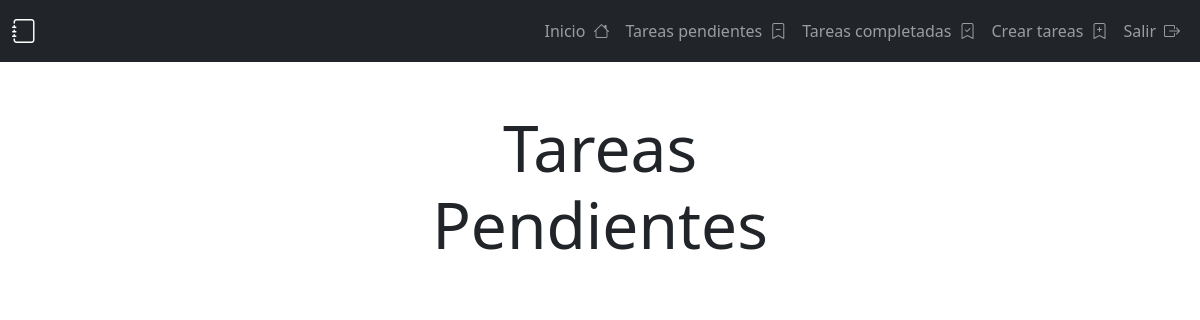
Page /tasks/ (signed in) on the earlier database version.
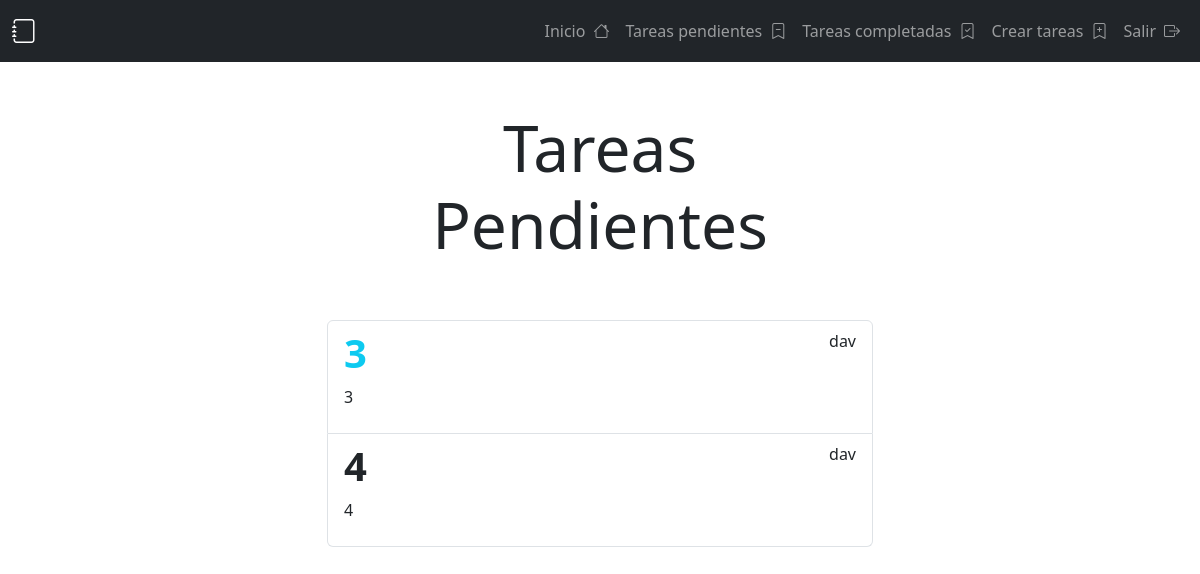
Same page on the later database version.
### taks/models.py (models this page shows, shortened)
class Task(models.Model):
    class CategoryChoices(models.TextChoices):
        WORK = 'WRK', 'Trabajo'
        STUDY = 'STD', 'Estudio'
        PERSONAL = 'PER', 'Personal'
        OTHER = 'OTH', 'Otro'
    title = models.CharField(max_length=100)
    description = models.TextField(blank=True)
    created = models.DateTimeField(auto_now_add=True)
    datacompleted = models.DateTimeField(null=True, blank=True)
    important = models.BooleanField(default=False)
    user = models.ForeignKey(User, on_delete=models.CASCADE)
    due_date = models.DateTimeField(null=True, blank=True)
    category = models.CharField(
        max_length=3,
        choices=CategoryChoices.choices,
        default=CategoryChoices.OTHER,
    )

### taks/views.py (the view)
# urls.py: path("tasks/",views.tasks, name="tasks"),
@login_required
def tasks(request):
    tasks = Task.objects.filter(user=request.user, datacompleted__isnull=True)
    return render(request, "tasks.html", {"tasks": tasks, "tasks_type":"Tareas Pendientes"})

### taks/templates/tasks.html (shortened to what this page needs)
{% extends "base.html" %}
{% block content %}
<main class="container">
    <div class="row">
        <div class="col-md-6 offset-md-3">
            <h1 class="text-center display-3 py-5">{{ tasks_type }}</h1>
            <ul class="list-group">
                {% for task in tasks %}
                <a class="list-group-item" href="{% url 'task_detail' task.id %}">
                        <header class="d-flex justify-content-between">
                            {% if task.important %}
                            <h1 class="fw-bold text-info">{{task.title}}</h1>
                            {% else %}
                                <h1 class="fw-bold">{{task.title}}</h1>
                            {% endif %}
                            <p>{{task.user.username}}</p>
                        </header>
                        <p>{{task.description}}</p>
                </a>
                {% endfor %}
            </ul>
        </div>
    </div>
</main>
{% endblock %}

### taks/templates/base.html (shortened to what this page needs)
<!DOCTYPE html>
<html lang="en">
<head>
    <link rel="stylesheet" href="https://cdn.jsdelivr.net/npm/bootstrap@5.3.3/dist/css/bootstrap.min.css">
    <link rel="stylesheet" href="https://cdn.jsdelivr.net/npm/bootstrap-icons@1.11.3/font/bootstrap-icons.min.css">
</head>
<body>
    <nav class="navbar navbar-expand-lg bg-dark navbar-dark">
        <div class="container-fluid">
            <a class="navbar-brand" href="/">
                <i class="bi bi-journal"></i>
            </a>
            <div class="collapse navbar-collapse" id="navbarNav">
                <ul class="navbar-nav ms-auto">
                    <li class="nav-item">
                        <a href="/" class="nav-link">Inicio
                            <i class="bi bi-house"></i>
                        </a>
                    </li>
                    {% if user.is_authenticated %}
                    <li class="nav-item">
                        <a href="{% url 'tasks' %}" class="nav-link">Tareas pendientes
                            <i class="bi bi-bookmark-dash"></i>
                        </a>
                    </li>
                    <li class="nav-item">
                        <a href="{% url 'tasks_completed' %}" class="nav-link">Tareas completadas
                            <i class="bi bi-bookmark-check"></i>
                        </a>
                    </li>
                    <li class="nav-item">
                        <a href="{% url 'create_task' %}" class="nav-link">Crear tareas
                            <i class="bi bi-bookmark-plus"></i>
                        </a>
                    </li>
                    <li class="nav-item">
                        <a href="{% url 'logout' %}" class="nav-link">Salir
                            <i class="bi bi-box-arrow-right"></i>
                        </a>
                    </li>
                    {% endif %}
                </ul>
            </div>
        </div>
    </nav>
    {% block content %}
    {% endblock %}
</body>
</html>

### taks/templates/base.html (style rules this page uses)
.navbar-brand i { font-size: 1.5rem; color: #ffffff; }
.nav-link { display: flex; align-items: center; }
.nav-link i { margin-left: 0.5rem; }

Differences in the rows shown:
added Task: title "3", user.username "dav", description "3"
added Task: title "4", user.username "dav", description "4"
